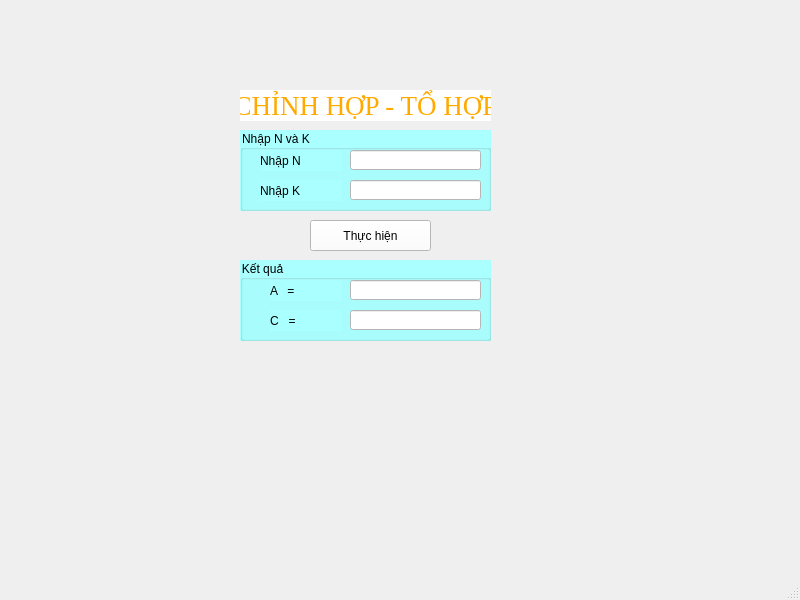
<?xml version="1.0" encoding="UTF-8"?>
<ui version="4.0">
 <class>NguyenNhuQuynh_798_TohopChinhhop</class>
 <widget class="QMainWindow" name="NguyenNhuQuynh_798_TohopChinhhop">
  <property name="geometry">
   <rect>
    <x>0</x>
    <y>0</y>
    <width>800</width>
    <height>600</height>
   </rect>
  </property>
  <property name="windowTitle">
   <string>MainWindow</string>
  </property>
  <widget class="QWidget" name="centralwidget">
   <widget class="QLabel" name="label">
    <property name="geometry">
     <rect>
      <x>240</x>
      <y>90</y>
      <width>251</width>
      <height>31</height>
     </rect>
    </property>
    <property name="font">
     <font>
      <family>Times New Roman</family>
      <pointsize>20</pointsize>
      <weight>9</weight>
      <italic>false</italic>
      <bold>false</bold>
     </font>
    </property>
    <property name="styleSheet">
     <string notr="true">font: 75 20pt &quot;Times New Roman&quot;;
color: rgb(255, 170, 0);
background-color: rgb(255, 255, 255);</string>
    </property>
    <property name="text">
     <string>CHỈNH HỢP - TỔ HỢP</string>
    </property>
    <property name="alignment">
     <set>Qt::AlignCenter</set>
    </property>
   </widget>
   <widget class="QGroupBox" name="groupBox">
    <property name="geometry">
     <rect>
      <x>240</x>
      <y>130</y>
      <width>251</width>
      <height>81</height>
     </rect>
    </property>
    <property name="styleSheet">
     <string notr="true">background-color: rgb(170, 255, 255);
font: italic 13pt &quot;Times New Roman&quot;;</string>
    </property>
    <property name="title">
     <string>Nhập N và K</string>
    </property>
    <widget class="QLabel" name="label_2">
     <property name="geometry">
      <rect>
       <x>20</x>
       <y>20</y>
       <width>81</width>
       <height>21</height>
      </rect>
     </property>
     <property name="styleSheet">
      <string notr="true">font: 75 16pt &quot;Times New Roman&quot;;</string>
     </property>
     <property name="text">
      <string>Nhập N</string>
     </property>
    </widget>
    <widget class="QLabel" name="label_3">
     <property name="geometry">
      <rect>
       <x>20</x>
       <y>50</y>
       <width>81</width>
       <height>21</height>
      </rect>
     </property>
     <property name="styleSheet">
      <string notr="true">font: 75 16pt &quot;Times New Roman&quot;;</string>
     </property>
     <property name="text">
      <string>Nhập K</string>
     </property>
    </widget>
    <widget class="QLineEdit" name="nhapN">
     <property name="geometry">
      <rect>
       <x>110</x>
       <y>20</y>
       <width>131</width>
       <height>20</height>
      </rect>
     </property>
     <property name="styleSheet">
      <string notr="true">background-color: rgb(255, 255, 255);
font: 16pt &quot;Times New Roman&quot;;</string>
     </property>
     <property name="text">
      <string/>
     </property>
     <property name="alignment">
      <set>Qt::AlignCenter</set>
     </property>
    </widget>
    <widget class="QLineEdit" name="nhapK">
     <property name="geometry">
      <rect>
       <x>110</x>
       <y>50</y>
       <width>131</width>
       <height>20</height>
      </rect>
     </property>
     <property name="styleSheet">
      <string notr="true">background-color: rgb(255, 255, 255);
font: 16pt &quot;Times New Roman&quot;;</string>
     </property>
     <property name="alignment">
      <set>Qt::AlignCenter</set>
     </property>
    </widget>
   </widget>
   <widget class="QGroupBox" name="groupBox_2">
    <property name="geometry">
     <rect>
      <x>240</x>
      <y>260</y>
      <width>251</width>
      <height>81</height>
     </rect>
    </property>
    <property name="styleSheet">
     <string notr="true">background-color: rgb(170, 255, 255);
font: italic 13pt &quot;Times New Roman&quot;;</string>
    </property>
    <property name="title">
     <string>Kết quả</string>
    </property>
    <widget class="QLabel" name="label_4">
     <property name="geometry">
      <rect>
       <x>30</x>
       <y>20</y>
       <width>71</width>
       <height>21</height>
      </rect>
     </property>
     <property name="styleSheet">
      <string notr="true">font: 75 16pt &quot;Times New Roman&quot;;</string>
     </property>
     <property name="text">
      <string>A   =</string>
     </property>
    </widget>
    <widget class="QLabel" name="label_5">
     <property name="geometry">
      <rect>
       <x>30</x>
       <y>50</y>
       <width>71</width>
       <height>21</height>
      </rect>
     </property>
     <property name="styleSheet">
      <string notr="true">font: 75 16pt &quot;Times New Roman&quot;;</string>
     </property>
     <property name="text">
      <string>C   = </string>
     </property>
    </widget>
    <widget class="QLineEdit" name="chinhhopP">
     <property name="geometry">
      <rect>
       <x>110</x>
       <y>20</y>
       <width>131</width>
       <height>20</height>
      </rect>
     </property>
     <property name="styleSheet">
      <string notr="true">background-color: rgb(255, 255, 255);
font: 16pt &quot;Times New Roman&quot;;</string>
     </property>
     <property name="text">
      <string/>
     </property>
     <property name="alignment">
      <set>Qt::AlignCenter</set>
     </property>
    </widget>
    <widget class="QLineEdit" name="tohopC">
     <property name="geometry">
      <rect>
       <x>110</x>
       <y>50</y>
       <width>131</width>
       <height>20</height>
      </rect>
     </property>
     <property name="styleSheet">
      <string notr="true">background-color: rgb(255, 255, 255);
font: 16pt &quot;Times New Roman&quot;;</string>
     </property>
     <property name="text">
      <string/>
     </property>
     <property name="alignment">
      <set>Qt::AlignCenter</set>
     </property>
    </widget>
   </widget>
   <widget class="QPushButton" name="thuchien">
    <property name="geometry">
     <rect>
      <x>310</x>
      <y>220</y>
      <width>121</width>
      <height>31</height>
     </rect>
    </property>
    <property name="styleSheet">
     <string notr="true">background-color: rgb(255, 255, 255);
font: 16pt &quot;Times New Roman&quot;;</string>
    </property>
    <property name="text">
     <string>Thực hiện</string>
    </property>
   </widget>
  </widget>
  <widget class="QMenuBar" name="menubar">
   <property name="geometry">
    <rect>
     <x>0</x>
     <y>0</y>
     <width>800</width>
     <height>18</height>
    </rect>
   </property>
  </widget>
  <widget class="QStatusBar" name="statusbar"/>
 </widget>
 <resources/>
 <connections/>
</ui>
